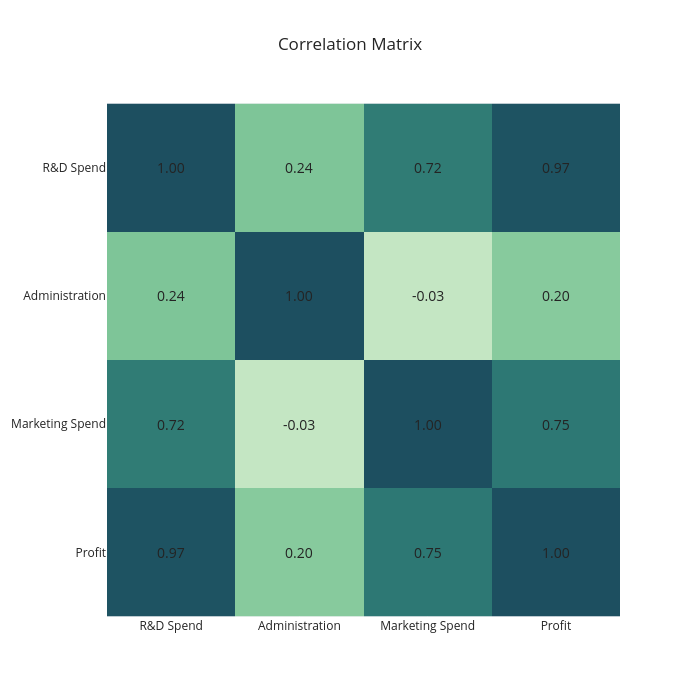

Notebook code for this chart:
### Code cell
# Correlation Matrix
'''
 Try Different colors for heatmap
 ********************************
 ['aggrnyl', 'agsunset', 'algae', 'amp', 'armyrose', 'balance','blackbody', 'bluered', 'blues', 'blugrn', 'bluyl', 'brbg',
    'brwnyl', 'bugn', 'bupu', 'burg', 'burgyl', 'cividis', 'curl', 'darkmint', 'deep', 'delta', 'dense', 'earth', 'edge', 'electric',
    'emrld', 'fall', 'geyser', 'gnbu', 'gray', 'greens', 'greys', 'haline', 'hot', 'hsv', 'ice', 'icefire', 'inferno', 'jet',
    'magenta', 'magma', 'matter', 'mint', 'mrybm', 'mygbm', 'oranges', 'orrd', 'oryel', 'oxy', 'peach', 'phase', 'picnic', 'pinkyl',
    'piyg', 'plasma', 'plotly3', 'portland', 'prgn', 'pubu', 'pubugn', 'puor', 'purd', 'purp', 'purples', 'purpor', 'rainbow', 'rdbu',
    'rdgy', 'rdpu', 'rdylbu', 'rdylgn', 'redor', 'reds', 'solar', 'spectral', 'speed', 'sunset', 'sunsetdark', 'teal', 'tealgrn',
    'tealrose', 'tempo', 'temps', 'thermal', 'tropic', 'turbid', 'turbo', 'twilight', 'viridis', 'ylgn', 'ylgnbu', 'ylorbr','ylorrd'].
'''

fig = px.imshow(df.corr(numeric_only=True), width=700, height=700, color_continuous_scale='blugrn', title='Correlation Matrix')

# add annotations with the correlation values
for i in range(len(df.corr(numeric_only=True))):
    for j in range(len(df.corr(numeric_only=True))):
        fig.add_annotation(x=i, y=j, text="{:.2f}".format(df.corr(numeric_only=True).iloc[i,j]), showarrow=False, font_size=14)

        
fig.update_layout(coloraxis_showscale=False)
fig.show()

### Figure 1 — Plotly figure (JSON) as saved in the notebook; plotly's stock layout.template omitted (floating-point values rounded to 4 significant figures)
{"data": [{"coloraxis": "coloraxis", "hovertemplate": "x: %{x}<br>y: %{y}<br>color: %{z}<extra></extra>", "name": "0", "type": "heatmap", "x": ["R&D Spend", "Administration", "Marketing Spend", "Profit"], "xaxis": "x", "y": ["R&D Spend", "Administration", "Marketing Spend", "Profit"], "yaxis": "y", "z": [[1, 0.242, 0.7242, 0.9729], [0.242, 1, -0.03215, 0.2007], [0.7242, -0.03215, 1, 0.7478], [0.9729, 0.2007, 0.7478, 1]]}], "layout": {"annotations": [{"font": {"size": 14}, "showarrow": false, "text": "1.00", "x": 0, "y": 0}, {"font": {"size": 14}, "showarrow": false, "text": "0.24", "x": 0, "y": 1}, {"font": {"size": 14}, "showarrow": false, "text": "0.72", "x": 0, "y": 2}, {"font": {"size": 14}, "showarrow": false, "text": "0.97", "x": 0, "y": 3}, {"font": {"size": 14}, "showarrow": false, "text": "0.24", "x": 1, "y": 0}, {"font": {"size": 14}, "showarrow": false, "text": "1.00", "x": 1, "y": 1}, {"font": {"size": 14}, "showarrow": false, "text": "-0.03", "x": 1, "y": 2}, {"font": {"size": 14}, "showarrow": false, "text": "0.20", "x": 1, "y": 3}, {"font": {"size": 14}, "showarrow": false, "text": "0.72", "x": 2, "y": 0}, {"font": {"size": 14}, "showarrow": false, "text": "-0.03", "x": 2, "y": 1}, {"font": {"size": 14}, "showarrow": false, "text": "1.00", "x": 2, "y": 2}, {"font": {"size": 14}, "showarrow": false, "text": "0.75", "x": 2, "y": 3}, {"font": {"size": 14}, "showarrow": false, "text": "0.97", "x": 3, "y": 0}, {"font": {"size": 14}, "showarrow": false, "text": "0.20", "x": 3, "y": 1}, {"font": {"size": 14}, "showarrow": false, "text": "0.75", "x": 3, "y": 2}, {"font": {"size": 14}, "showarrow": false, "text": "1.00", "x": 3, "y": 3}], "coloraxis": {"colorscale": [[0, "rgb(196, 230, 195)"], [0.1667, "rgb(150, 210, 164)"], [0.3333, "rgb(109, 188, 144)"], [0.5, "rgb(77, 162, 132)"], [0.6667, "rgb(54, 135, 122)"], [0.8333, "rgb(38, 107, 110)"], [1, "rgb(29, 79, 96)"]], "showscale": false}, "height": 700, "title": {"text": "Correlation Matrix"}, "width": 700, "xaxis": {"anchor": "y", "constrain": "domain", "domain": [0, 1], "scaleanchor": "y"}, "yaxis": {"anchor": "x", "autorange": "reversed", "constrain": "domain", "domain": [0, 1]}}}
